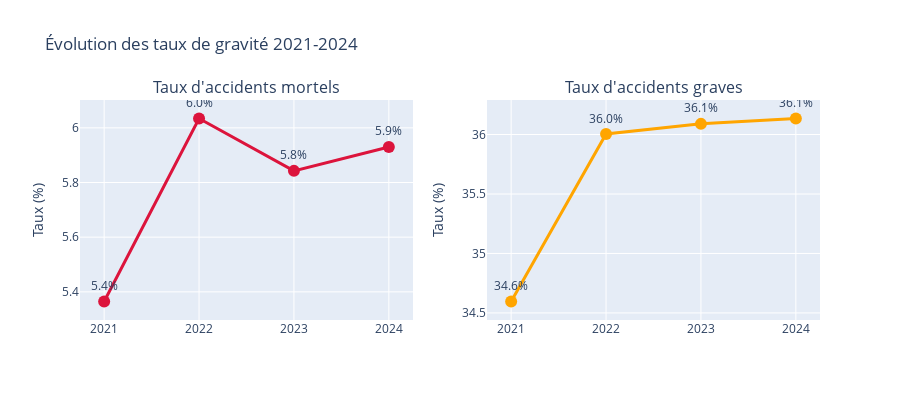

The code cell stored with this chart in its notebook:
### Code cell
# evolution des taux
fig = make_subplots(
    rows=1, cols=2,
    subplot_titles=('Taux d\'accidents mortels', 'Taux d\'accidents graves')
)

fig.add_trace(
    go.Scatter(
        x=df_taux['Année'].astype(str),
        y=df_taux['Taux mortel'],
        mode='lines+markers+text',
        name='Mortel',
        line=dict(color='crimson', width=3),
        marker=dict(size=12),
        text=df_taux['Taux mortel'].apply(lambda x: f'{x:.1f}%'),
        textposition='top center'
    ),
    row=1, col=1
)

fig.add_trace(
    go.Scatter(
        x=df_taux['Année'].astype(str),
        y=df_taux['Taux grave'],
        mode='lines+markers+text',
        name='Grave',
        line=dict(color='orange', width=3),
        marker=dict(size=12),
        text=df_taux['Taux grave'].apply(lambda x: f'{x:.1f}%'),
        textposition='top center'
    ),
    row=1, col=2
)

fig.update_yaxes(title_text='Taux (%)', row=1, col=1)
fig.update_yaxes(title_text='Taux (%)', row=1, col=2)

fig.update_layout(
    title_text='Évolution des taux de gravité 2021-2024',
    showlegend=False,
    height=400
)

fig.show()

### Figure 1 — Plotly figure (JSON) as saved in the notebook; plotly's stock layout.template omitted (floating-point values rounded to 4 significant figures)
{"data": [{"line": {"color": "crimson", "width": 3}, "marker": {"size": 12}, "mode": "lines+markers+text", "name": "Mortel", "text": ["5.4%", "6.0%", "5.8%", "5.9%"], "textposition": "top center", "type": "scatter", "x": ["2021", "2022", "2023", "2024"], "xaxis": "x", "y": [5.365, 6.034, 5.843, 5.93], "yaxis": "y"}, {"line": {"color": "orange", "width": 3}, "marker": {"size": 12}, "mode": "lines+markers+text", "name": "Grave", "text": ["34.6%", "36.0%", "36.1%", "36.1%"], "textposition": "top center", "type": "scatter", "x": ["2021", "2022", "2023", "2024"], "xaxis": "x2", "y": [34.6, 36.0, 36.09, 36.13], "yaxis": "y2"}], "layout": {"annotations": [{"font": {"size": 16}, "showarrow": false, "text": "Taux d'accidents mortels", "x": 0.225, "xanchor": "center", "xref": "paper", "y": 1, "yanchor": "bottom", "yref": "paper"}, {"font": {"size": 16}, "showarrow": false, "text": "Taux d'accidents graves", "x": 0.775, "xanchor": "center", "xref": "paper", "y": 1, "yanchor": "bottom", "yref": "paper"}], "height": 400, "showlegend": false, "title": {"text": "Évolution des taux de gravité 2021-2024"}, "xaxis": {"anchor": "y", "domain": [0, 0.45]}, "xaxis2": {"anchor": "y2", "domain": [0.55, 1]}, "yaxis": {"anchor": "x", "domain": [0, 1], "title": {"text": "Taux (%)"}}, "yaxis2": {"anchor": "x2", "domain": [0, 1], "title": {"text": "Taux (%)"}}}}
